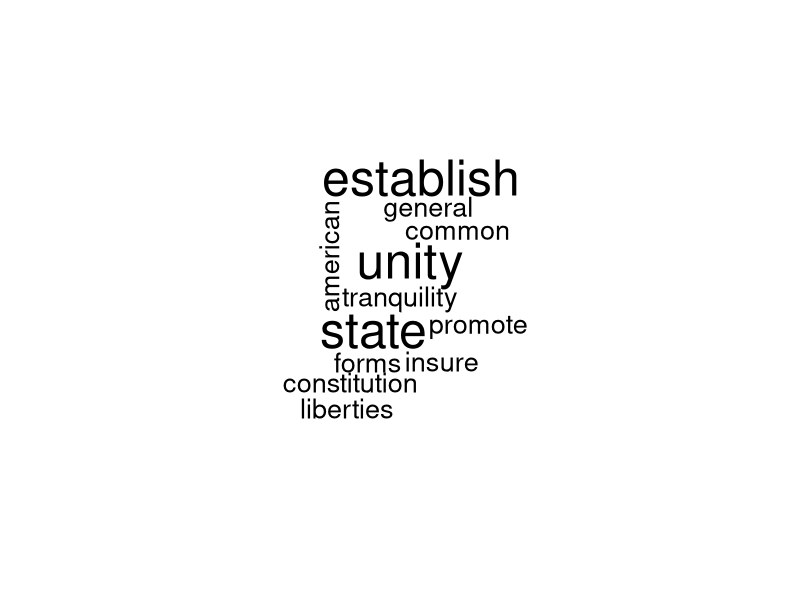
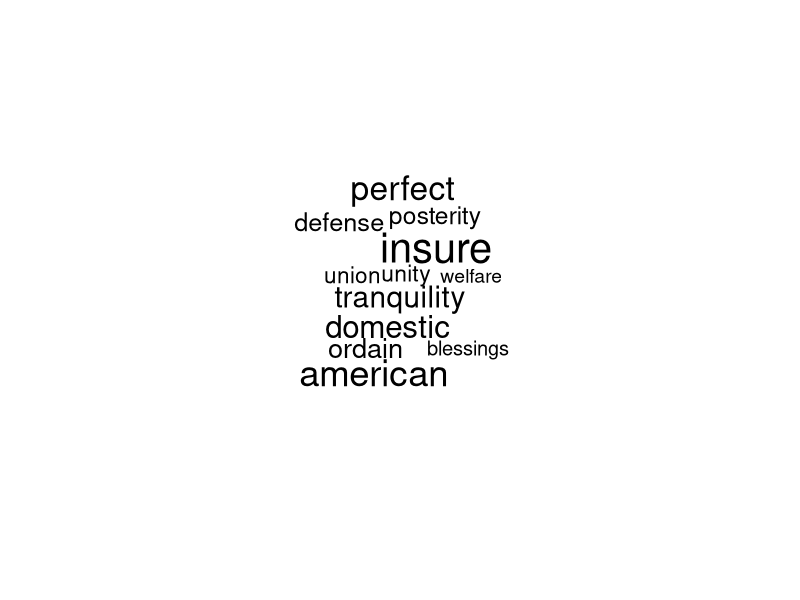
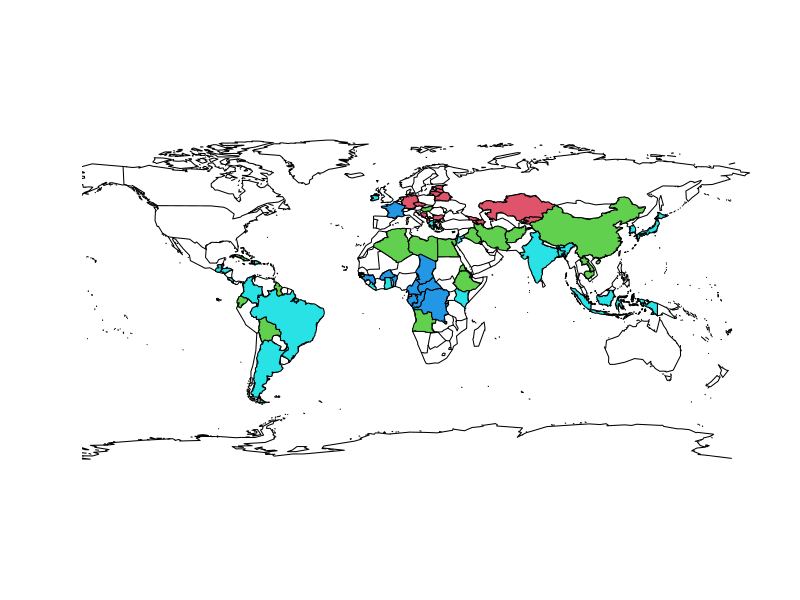

Source code (R) for these figures, in order: (Note: this script raises an error after producing the figures.)
## ---- chunk 1
# Function for printing with line breaks
printlb <- function(x) {
  cat(paste(strwrap(paste(x, collapse = " ")), collapse = "\n"))
}

# Set seed
set.seed(12)

# Load packages
suppressPackageStartupMessages(library(igraph))
suppressPackageStartupMessages(library(SnowballC))
suppressPackageStartupMessages(library(tm))
suppressPackageStartupMessages(library(wordcloud))
suppressPackageStartupMessages(library(maps))

# Load data
constitutions <- read.csv("constitution.csv", stringsAsFactors = FALSE)
mapnames <- constitutions$maps_country
constitutions <- constitutions[, -1]
## ---- chunk 2
# Prepare corpus
corpus <- VCorpus(VectorSource(constitutions$preamble))
corpus <- tm_map(corpus, content_transformer(tolower))
corpus <- tm_map(corpus, removePunctuation)
corpus <- tm_map(corpus, removeNumbers)
corpus <- tm_map(corpus, removeWords, stopwords("english"))
corpus <- tm_map(corpus, stripWhitespace)
corpus_unstemmed <- corpus
corpus <- tm_map(corpus, stemDocument)

# Make raw and tfidf term matrices
term_mat_tm <- DocumentTermMatrix(corpus)
term_mat <- as.matrix(term_mat_tm)
term_mat_tfidf <- as.matrix(weightTfIdf(term_mat_tm, normalize = TRUE))
rownames(term_mat) <- rownames(term_mat_tfidf) <- constitutions$country
## ---- chunk 3
# Make word clouds
terms_unstemmed <- stemCompletion(colnames(term_mat), corpus_unstemmed)

# Raw
wordcloud(terms_unstemmed,
          term_mat["united_states_of_america", ], 
          max.words = 12, scale = c(3, 0.25))

# Tf-Idf
wordcloud(terms_unstemmed,
          term_mat_tfidf["united_states_of_america", ],
          max.words = 12, scale = c(2.5,0.25))
## ---- chunk 4
# Normalize `term_mat_tfidf`
row_vector_lengths <- sqrt(rowSums(term_mat_tfidf^2))
term_mat_normalized <- term_mat_tfidf / row_vector_lengths

# Run k-means clustering
kmeans_results <- kmeans(term_mat_normalized, centers = 5) 
for (i in 1:5) {
  cat("Cluster ", i, ":\n")
  printlb(constitutions$country[kmeans_results$cluster == i])
  cat("\n\n")
}


# Plot countries by their cluster
map("world")
for (i in 1:nrow(constitutions)) {
  if (mapnames[i] != "") {
    map(database = "world", regions = mapnames[i],
        col = unname(kmeans_results$cluster[i]) + 1, 
        fill = TRUE, add = TRUE)
  }
}
legend(-180, 20, title = "Cluster", legend = 1:5, col = 2:6, pch = rep(19, 5))
## ---- chunk 5
# Cosine similarity function from exercise
cosine <- function(a, b) {
  numer <- apply(a * t(b), 2, sum)
  denom <- sqrt(sum(a^2)) * sqrt(apply(b^2, 1, sum)) 
  return(numer / denom)
}

# Index of USA
us <- (rownames(term_mat) == "united_states_of_america")

# Get similarity with US using `term_mat_tfidf`
us_similarity_tfidf <- cosine(term_mat_tfidf[us, ], term_mat_tfidf[!us, ])
sort(us_similarity_tfidf, decreasing = TRUE)[1:5]

# Raw similarity
us_similarity_raw <- cosine(term_mat[us, ], term_mat[!us, ])
sort(us_similarity_raw, decreasing = TRUE)[1:5]
## ---- chunk 6
printlb(constitutions$preamble[constitutions$country == "ghana"])
printlb(constitutions$preamble[constitutions$country == "azerbaijan"])
## ---- chunk 7
years <- 1959:2010

# Function for computing moving similarity average over a given time interval
moving_average <- sapply(years, function(x) {
  mean(cosine(term_mat_tfidf[us, ], 
              term_mat_tfidf[constitutions$year %in% (x - 9):x, ]))
})

# Plot annual average similarity for preceding ten years
plot(years, moving_average,
     type = "l", ylim = c(0, 0.05),
     main = "Similarity to US Constitution",
     xlab = "Year", ylab = "Cosine Similarity")
## ---- chunk 8
# Plot decadal average similarity
decades <- seq(1950, 2000, 10)
plot(decades, moving_average[(years - 9) %in% decades],
     type = "l", ylim = c(0, 0.05),
     main = "Similarity to US Constitution",
     xlab = "Year", ylab = "Cosine Similarity")
points(decades, moving_average[(years - 9) %in% decades])
## ---- chunk 9
# Apply the `cosine` function to each row of matrix 
cosine_mat <- apply(term_mat_tfidf, 1, cosine, term_mat_tfidf)

# Set cells where row constitution is older than column to zero
cosine_mat[sapply(constitutions$year, `>`, constitutions$year)] <- 0 

# Make graph
cosine_graph <- graph.adjacency(cosine_mat, mode = "directed",
                                weighted = TRUE, diag = FALSE)
# Get page rank
sort(page.rank(cosine_graph)$vector, decreasing = TRUE)[1:5]
